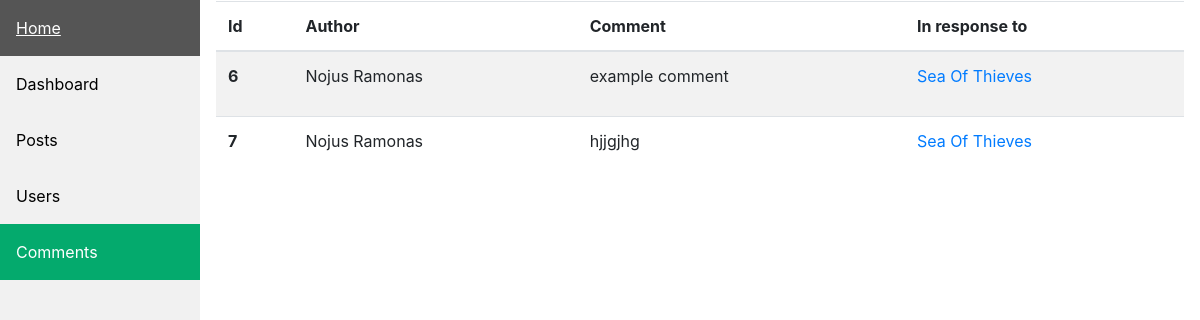
The page /admin/comments (signed in) on the database as committed earlier.
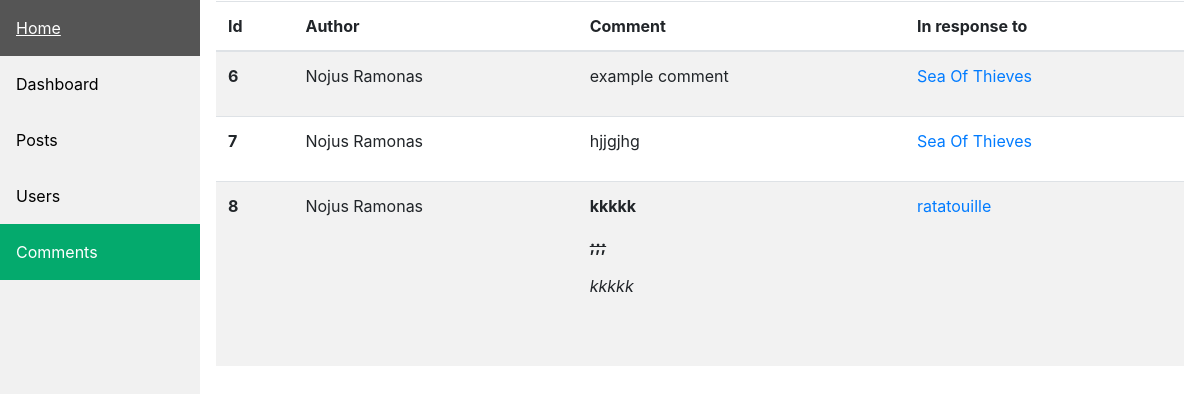
The same page on the database as committed later.
### main.py (models this page shows, shortened)
class Comments(db.Model):
    __tablename__ = "comments"
    id = db.Column(db.Integer, primary_key=True)
    author_id = db.Column(db.Integer, db.ForeignKey("users.id"))
    comment_author = db.relationship("User", back_populates="comments")
    text = db.Column(db.Text, nullable=False)
    parent_post = db.relationship("BlogPost", back_populates="comments")
    post_id = db.Column(db.Integer, db.ForeignKey("blog_posts.id"))

class User(UserMixin, db.Model):
    __tablename__ = "users"
    id = db.Column(db.Integer, primary_key=True)
    email = db.Column(db.String(100), unique=True)
    password = db.Column(db.String(100))
    name = db.Column(db.String(1000))
    posts = db.relationship("BlogPost", back_populates="author")
    comments = db.relationship("Comments", back_populates="comment_author")
    movies = db.relationship("Movies", back_populates="movie_user")
    friends = db.relationship("Friends", back_populates="requested_user")
    about = db.Column(db.Text, nullable=True)
    profile_image = db.Column(db.String(100))
    requests = db.relationship("FriendRequests", back_populates="user_request")
    liked_posts = db.relationship("PostLikes", back_populates="user")

class BlogPost(db.Model):
    __tablename__ = "blog_posts"
    id = db.Column(db.Integer, primary_key=True)
    title = db.Column(db.String(250), unique=True, nullable=False)
    subtitle = db.Column(db.String(250), nullable=False)
    date = db.Column(db.String(250), nullable=False)
    body = db.Column(db.Text, nullable=False)
    img_url = db.Column(db.String(250), nullable=False)
    author_id = db.Column(db.Integer, db.ForeignKey("users.id"))
    author = db.relationship("User", back_populates="posts")
    comments = db.relationship("Comments", back_populates="parent_post")
    likes = db.Column(db.Integer)

### main.py (the view)
@app.route('/admin/comments')
@is_admin
@login_required
def admin_comments():
    all_comments = Comments.query.all()
    return render_template('admin/comments.html', comments=all_comments)

### main.py (called while the page is built)
@login_manager.user_loader
def load_user(user_id):
    return User.query.get(int(user_id))

def is_admin(func):
    @wraps(func)
    def decorator(*args, **kwargs):
        if current_user.is_authenticated and current_user.id == 1:
            return func(*args, **kwargs)
        else:
            return redirect(url_for('get_all_posts'))
    return decorator

### templates/admin/comments.html (shortened to what this page needs)
<!DOCTYPE html>
<html>
<head>
<link rel="stylesheet" href="{{ url_for('static', filename='css/admin-style.css') }}">
<link href="{{ url_for('static', filename='vendor/bootstrap/css/bootstrap.min.css') }}" rel="stylesheet">
</head>
<body>
<div class="sidebar">
  <a href="{{ url_for('get_all_posts') }}">Home</a>
  <a href="{{ url_for('admin_dashboard') }}">Dashboard</a>
  <a class="" href="{{ url_for('admin_posts') }}">Posts</a>
  <a href="{{ url_for('admin_users') }}">Users</a>
  <a class="active" href="{{ url_for('admin_comments') }}">Comments</a>
</div>
<div class="content">
<table class="table table-striped">
  <thead>
    <tr>
      <th scope="col">Id</th>
      <th scope="col">Author</th>
      <th scope="col">Comment</th>
      <th scope="col">In response to</th>
    </tr>
  </thead>
  <tbody>
  {% for comment in comments %}
    <tr>
      <th scope="row">{{ comment.id }}</th>
      <td>{{ comment.comment_author.name }}</td>
      <td>{{ comment.text | safe }}</td>
      <td><a href='{{ url_for("show_post", index=comment.post_id ) }}' >{{ comment.parent_post.title }}</a></td>
    </tr>
  {% endfor %}
  </tbody>
</table>
</div>
</body>
</html>

### static/css/admin-style.css (style rules this page uses)
body { margin: 0; font-family: "Lato", sans-serif; }
.sidebar { margin: 0; padding: 0; width: 200px; background-color: #f1f1f1; position: fixed; height: 100%; overflow: auto; }
.sidebar a { display: block; color: black; padding: 16px; text-decoration: none; }
.sidebar a.active { background-color: #04AA6D; color: white; }
div.content { margin-left: 200px; padding: 1px 16px; height: 1000px; }

Rows that differ between the two databases and show on the page:
added Comments: id "8", comment_author.name "Nojus Ramonas", text "kkkkk ;;; kkkkk", parent_post "ratatouille"
